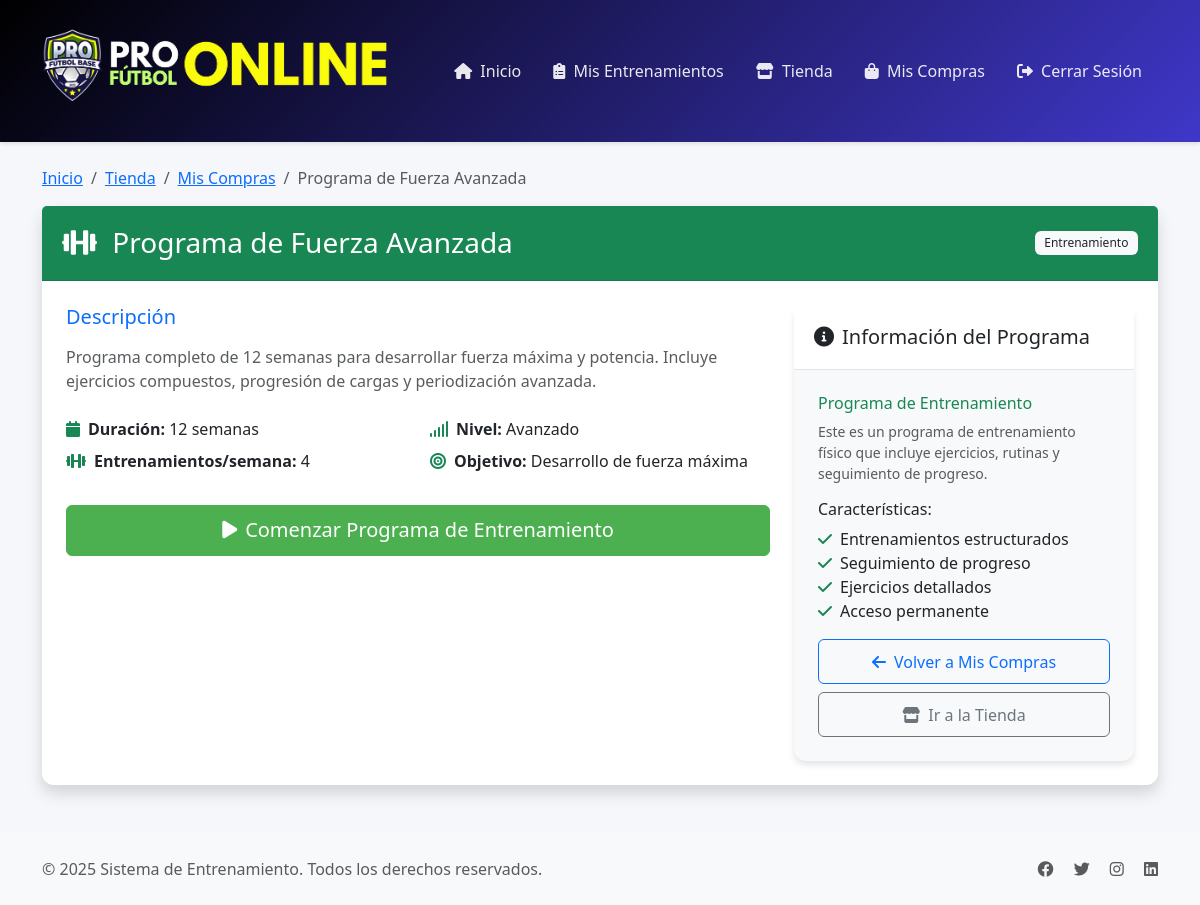
The app's page /programas/ver-programa/5 (signed in) with its own data.
### tables this page shows
CREATE TABLE `programaciones` (
  `id` int NOT NULL,
  `nombre` varchar(100) NOT NULL,
  `descripcion` text,
  `duracion_semanas` int NOT NULL,
  `entrenamientos_por_semana` int NOT NULL,
  `nivel` enum('principiante','intermedio','avanzado') NOT NULL,
  `objetivo` varchar(100) NOT NULL,
  `created_at` timestamp NULL DEFAULT CURRENT_TIMESTAMP,
  `updated_at` timestamp NULL DEFAULT CURRENT_TIMESTAMP ON UPDATE CURRENT_TIMESTAMP
);

### controllers/BaseController.php (called while the page is built, shortened)
<?php
class BaseController {
    protected function render($view, $data = []) {
        extract($data);
        $viewPath = __DIR__ . "/../views/{$view}.php";
        require_once $viewPath;
    }
}

### models/BaseModel.php (called while the page is built, shortened)
<?php
require_once __DIR__ . '/../config/database.php';
class BaseModel {
    public function __construct($table = null) {
        $this->db = Database::getInstance()->getConnection();
    }
}

### config/database.php (called while the page is built, shortened)
<?php
class Database {
    private static $instance = null;
    private $connection;
    private function __construct() {
        $host = 'localhost';
        $dbname = 'profutbolonline_qwb';
        $username = 'profutbolonline_asa';
        $password = '&}p^lgTkK9d~';
        try {
            $dsn = "mysql:host=$host;dbname=$dbname;charset=utf8mb4";
            $options = [
                PDO::ATTR_ERRMODE => PDO::ERRMODE_EXCEPTION,
                PDO::ATTR_DEFAULT_FETCH_MODE => PDO::FETCH_ASSOC,
                PDO::ATTR_EMULATE_PREPARES => false,
            ];
            $this->connection = new PDO($dsn, $username, $password, $options);
        } catch (PDOException $e) {
            die("Error de conexión a la base de datos: " . $e->getMessage());
        }
    }
    public static function getInstance() {
        if (self::$instance === null) {
            self::$instance = new self();
        }
        return self::$instance;
    }
    public function getConnection() {
        return $this->connection;
    }
}

### models/ProgramacionModel.php (called while the page is built, shortened)
<?php
require_once 'BaseModel.php';
class ProgramacionModel extends BaseModel {
    public function findById($id) {
        $sql = "SELECT * FROM programaciones WHERE id = ?";
        $stmt = $this->db->prepare($sql);
        $stmt->execute([$id]);
        return $stmt->fetch(PDO::FETCH_ASSOC);
    }
}

### views/programas/ver-programa.php (the view, shortened to what this page needs)
<?php require_once 'views/layouts/header.php'; ?>
<div class="container">
    <div class="row">
        <div class="col-12">
            <nav aria-label="breadcrumb">
                <ol class="breadcrumb">
                    <li class="breadcrumb-item"><a href="/dashboard">Inicio</a></li>
                    <li class="breadcrumb-item"><a href="/programas/tienda">Tienda</a></li>
                    <li class="breadcrumb-item"><a href="/programas/mis-compras">Mis Compras</a></li>
                    <li class="breadcrumb-item active" aria-current="page"><?php echo htmlspecialchars($programa['nombre']); ?></li>
                </ol>
            </nav>
        </div>
    </div>
    <div class="row">
        <div class="col-12">
            <div class="card shadow">
                <div class="card-header <?php echo $tipo === 'entrenamiento' ? 'bg-success' : 'bg-info'; ?> text-white">
                    <div class="d-flex justify-content-between align-items-center">
                        <h3 class="card-title mb-0">
                            <?php if ($tipo === 'entrenamiento'): ?>
                                <i class="fas fa-dumbbell me-2"></i>
                            <?php else: ?>
                                <i class="fas fa-graduation-cap me-2"></i>
                            <?php endif; ?>
                            <?php echo htmlspecialchars($programa['nombre']); ?>
                        </h3>
                        <span class="badge bg-light text-dark">
                            <?php echo ucfirst($tipo); ?>
                        </span>
                    </div>
                </div>
                <div class="card-body">
                    <div class="row">
                        <div class="col-md-8">
                            <h5 class="text-primary mb-3">Descripción</h5>
                            <p class="text-muted mb-4"><?php echo htmlspecialchars($programa['descripcion']); ?></p>
                            <?php if ($tipo === 'entrenamiento'): ?>
                                <div class="row mb-4">
                                    <div class="col-md-6">
                                        <div class="d-flex align-items-center mb-2">
                                            <i class="fas fa-calendar text-success me-2"></i>
                                            <span><strong>Duración:</strong> <?php echo $programa['duracion_semanas']; ?> semanas</span>
                                        </div>
                                        <div class="d-flex align-items-center mb-2">
                                            <i class="fas fa-dumbbell text-success me-2"></i>
                                            <span><strong>Entrenamientos/semana:</strong> <?php echo $programa['entrenamientos_por_semana']; ?></span>
                                        </div>
                                    </div>
                                    <div class="col-md-6">
                                        <div class="d-flex align-items-center mb-2">
                                            <i class="fas fa-signal text-success me-2"></i>
                                            <span><strong>Nivel:</strong> <?php echo ucfirst($programa['nivel']); ?></span>
                                        </div>
                                        <div class="d-flex align-items-center mb-2">
                                            <i class="fas fa-bullseye text-success me-2"></i>
                                            <span><strong>Objetivo:</strong> <?php echo htmlspecialchars($programa['objetivo']); ?></span>
                                        </div>
                                    </div>
                                </div>
                                <div class="d-grid">
                                    <a href="/programaciones/ver/<?php echo $programa['id']; ?>" class="btn btn-success btn-lg">
                                        <i class="fas fa-play me-2"></i>Comenzar Programa de Entrenamiento
                                    </a>
                                </div>
                            <?php endif; ?>
                        </div>
                        <div class="col-md-4">
                            <div class="card bg-light">
                                <div class="card-header">
                                    <h5 class="card-title mb-0">
                                        <i class="fas fa-info-circle me-2"></i>Información del Programa
                                    </h5>
                                </div>
                                <div class="card-body">
                                    <?php if ($tipo === 'entrenamiento'): ?>
                                        <div class="mb-3">
                                            <h6 class="text-success">Programa de Entrenamiento</h6>
                                            <p class="text-muted small">
                                                Este es un programa de entrenamiento físico que incluye ejercicios,
                                                rutinas y seguimiento de progreso.
                                            </p>
                                        </div>
                                        <div class="mb-3">
                                            <h6>Características:</h6>
                                            <ul class="list-unstyled">
                                                <li><i class="fas fa-check text-success me-2"></i>Entrenamientos estructurados</li>
                                                <li><i class="fas fa-check text-success me-2"></i>Seguimiento de progreso</li>
                                                <li><i class="fas fa-check text-success me-2"></i>Ejercicios detallados</li>
                                                <li><i class="fas fa-check text-success me-2"></i>Acceso permanente</li>
                                            </ul>
                                        </div>
                                    <?php endif; ?>
                                    <div class="d-grid gap-2">
                                        <a href="/programas/mis-compras" class="btn btn-outline-primary">
                                            <i class="fas fa-arrow-left me-2"></i>Volver a Mis Compras
                                        </a>
                                        <a href="/programas/tienda" class="btn btn-outline-secondary">
                                            <i class="fas fa-store me-2"></i>Ir a la Tienda
                                        </a>
                                    </div>
                                </div>
                            </div>
                        </div>
                    </div>
                </div>
            </div>
        </div>
    </div>
</div>
<?php require_once 'views/layouts/footer.php'; ?>

### views/layouts/header.php (style rules this page uses)
:root { --primary-color: #000000; --secondary-color: #3f37c9; --accent-color: #4cc9f0; --success-color: #4caf50; --warning-color: #ff9800; --danger-color: #f44336; --light-color: #f8f9fa; --dark-color: #212529; }
body { background-color: #f5f7fa; font-family: 'Segoe UI', system-ui, -apple-system, sans-serif; }
.btn { padding: 0.6rem 1.2rem; font-weight: 500; border-radius: 6px; transition: all 0.3s ease; }
.btn-success { background-color: var(--success-color); border-color: var(--success-color); }
.card { border: none; border-radius: 12px; box-shadow: 0 4px 6px rgba(0,0,0,0.1); transition: all 0.3s ease; }
.card-header { background-color: white; border-bottom: 1px solid rgba(0,0,0,0.1); padding: 1.25rem; }
.card-body { padding: 1.5rem; }
.badge { padding: 0.5em 0.8em; font-weight: 500; border-radius: 6px; }

### records on screen
programaciones: nombre "Programa de Fuerza Avanzada", descripcion "Programa completo de 12 semanas para desarrollar fuerza máxima y potencia. Incluye ejercicios compuestos, progresión de cargas y periodización avanzada.", duracion_semanas "12", entrenamientos_por_semana "4", nivel "Avanzado", objetivo "Desarrollo de fuerza máxima"

### other values on screen
$tipo "Entrenamiento"
